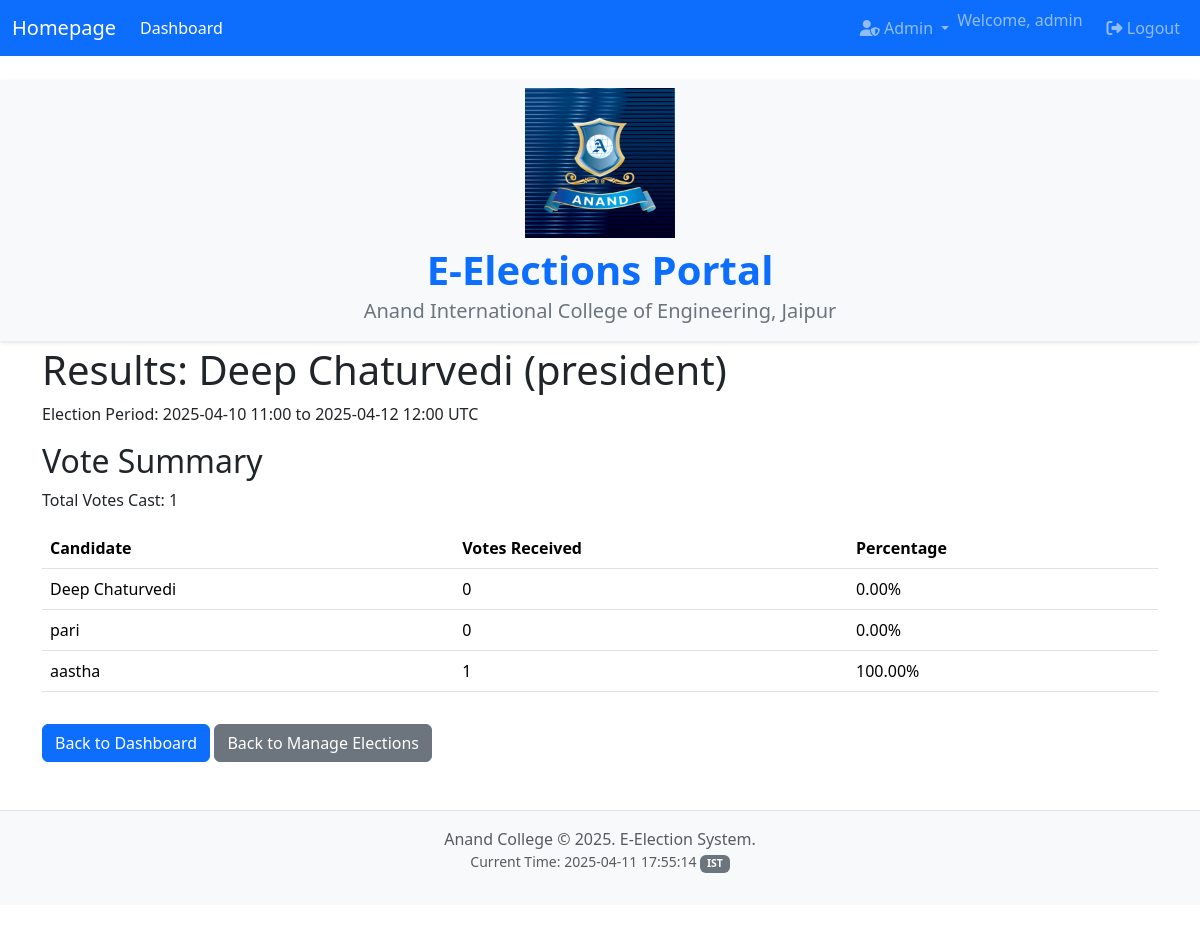
Screenshot of /results/1 (signed in) with the database file from the repository.
### models.py (models this page shows, shortened)
class User(UserMixin, db.Model):
    id = db.Column(db.String(50), primary_key=True)
    password_hash = db.Column(db.String(256))
    is_admin = db.Column(db.Boolean, default=False)
    has_voted = db.Column(db.Boolean, default=False)

class Election(db.Model):
    id = db.Column(db.Integer, primary_key=True)
    name = db.Column(db.String(100), nullable=False)
    position = db.Column(db.String(100), nullable=False)
    start_time = db.Column(db.DateTime, default=lambda: datetime.datetime.now(datetime.timezone.utc))
    end_time = db.Column(db.DateTime)
    is_active = db.Column(db.Boolean, default=True)

class Candidate(db.Model):
    id = db.Column(db.Integer, primary_key=True)
    name = db.Column(db.String(100), nullable=False)
    election_id = db.Column(db.Integer, db.ForeignKey('election.id'), nullable=False)
    election = db.relationship('Election', backref=db.backref('candidates', lazy=True))

### app.py (the view)
@app.route('/results/<int:election_id>')
def results(election_id):
    election = Election.query.get_or_404(election_id)
    ist_tz = pytz.timezone('Asia/Kolkata')
    now = datetime.datetime.now(ist_tz)
    end_time = election.end_time
    if end_time and not end_time.tzinfo:
        end_time = end_time.replace(tzinfo=ist_tz)
    if end_time and end_time > now and election.is_active and not (current_user.is_authenticated and current_user.is_admin):
        flash('Results are not available until the election has ended.', 'info')
        return redirect(url_for('index'))
    candidates = Candidate.query.filter_by(election_id=election_id).all()
    results = {}
    total_votes = 0
    for candidate in candidates:
        vote_count = Vote.query.filter_by(election_id=election_id, candidate_id=candidate.id).count()
        results[candidate.id] = {
            'name': candidate.name,
            'votes': vote_count
        }
        total_votes += vote_count
    for candidate_id in results:
        if total_votes > 0:
            results[candidate_id]['percentage'] = (results[candidate_id]['votes'] / total_votes) * 100
        else:
            results[candidate_id]['percentage'] = 0
    return render_template('results.html',
                          title=f'Results: {election.name}',
                          election=election,
                          results=results,
                          total_votes=total_votes)

### app.py (called while the page is built)
@login_manager.user_loader
def load_user(user_id):
    return User.query.get(user_id)

@app.context_processor
def inject_now():
    kolkata_tz = pytz.timezone('Asia/Kolkata')
    now_time = datetime.datetime.now(kolkata_tz)
    return {'now': now_time}

### templates/results.html
{% extends "base.html" %}
{% block content %}
    <h1>Results: {{ election.name }} ({{ election.position }})</h1>
    <p>Election Period: {{ election.start_time.strftime('%Y-%m-%d %H:%M') }} to {{ election.end_time.strftime('%Y-%m-%d %H:%M') }} UTC</p>
    {% if results %}
        <h2>Vote Summary</h2>
        <p>Total Votes Cast: {{ total_votes }}</p>
        <table class="table">
            <thead>
                <tr>
                    <th>Candidate</th>
                    <th>Votes Received</th>
                    <th>Percentage</th>
                </tr>
            </thead>
            <tbody>
                {% for candidate_id, data in results.items() %}
                <tr>
                    <td>{{ data.name }}</td>
                    <td>{{ data.votes }}</td>
                    <td>
                        {% if total_votes > 0 %}
                            {{ "%.2f"|format(data.percentage) }}%
                        {% else %}
                            N/A
                        {% endif %}
                    </td>
                </tr>
                {% endfor %}
            </tbody>
        </table>
    {% else %}
        <p>No votes were cast in this election, or results are not yet available.</p>
    {% endif %}
    <a href="{{ url_for('index') }}" class="btn btn-primary mt-3">Back to Dashboard</a>
    {% if current_user.is_admin %}
         <a href="{{ url_for('manage_elections') }}" class="btn btn-secondary mt-3">Back to Manage Elections</a>
    {% endif %}
{% endblock %}

### templates/base.html (shortened to what this page needs)
<!doctype html>
<html lang="en">
<head>
  <link href="https://cdn.jsdelivr.net/npm/bootstrap@5.3.3/dist/css/bootstrap.min.css" rel="stylesheet">
  <link rel="stylesheet" href="https://cdnjs.cloudflare.com/ajax/libs/font-awesome/6.5.1/css/all.min.css" />
  <link rel="stylesheet" href="{{ url_for('static', filename='css/style.css') }}">
</head>
<body>
  <nav class="navbar navbar-expand-lg navbar-dark bg-primary mb-4">
    <div class="container-fluid">
      <a class="navbar-brand" href="{{ url_for('index') }}">Homepage</a>
      <div class="collapse navbar-collapse" id="navbarNav">
        <ul class="navbar-nav me-auto mb-2 mb-lg-0">
          {% if current_user.is_authenticated %}
            <li class="nav-item">
              <a class="nav-link active" aria-current="page" href="{{ url_for('index') }}">Dashboard</a>
            </li>
          {% endif %}
        </ul>
        <ul class="navbar-nav ms-auto mb-2 mb-lg-0">
           {% if current_user.is_authenticated %}
              {% if current_user.is_admin %}
               <li class="nav-item dropdown">
                  <a class="nav-link dropdown-toggle" href="#" id="adminDropdown" role="button" data-bs-toggle="dropdown" aria-expanded="false">
                    <i class="fas fa-user-shield"></i> Admin
                  </a>
                </li>
              {% endif %}
              <li class="nav-item">
                 <span class="navbar-text me-3">
                   Welcome, {{ current_user.id }}
                 </span>
              </li>
              <li class="nav-item">
                <a class="nav-link" href="{{ url_for('logout') }}"><i class="fas fa-sign-out-alt"></i> Logout</a>
              </li>
           {% endif %}
        </ul>
      </div>
    </div>
  </nav>
  <div class="text-center py-2 college-logo-header">
    <img src="{{ url_for('static', filename='images/anand.jpg') }}" alt="Anand College Logo" height="150">
    <h1 class="mt-2 college-title">E-Elections Portal</h1>
    <h5 class="college-subtitle">Anand International College of Engineering, Jaipur</h5>
  </div>
  <main class="container">
    {% block content %}
    {% endblock %}
  </main>
  <footer class="mt-5 py-3 bg-light text-center">
      <div class="container">
          <span class="text-muted">Anand College &copy; {{ now.year if now else 2025 }}. E-Election System.</span>
          <p class="text-muted small">Current Time: {{ now.strftime('%Y-%m-%d %H:%M:%S') if now else 'N/A' }} <span class="badge bg-secondary">{{ now.tzname() if now else 'UTC' }}</span></p>
      </div>
  </footer>
</body>
</html>

### static/css/style.css (style rules this page uses)
body { padding-bottom: 20px; }
.college-logo-header { background-color: #f8f9fa; padding: 15px 0; box-shadow: 0 2px 4px rgba(0,0,0,0.1); margin-bottom: 5px; }
.college-title { font-size: 2.5rem; font-weight: bold; color: #0d6efd; margin-top: 10px; margin-bottom: 5px; }
.college-subtitle { color: #6c757d; font-weight: normal; margin-bottom: 10px; }
footer { margin-top: 50px; padding: 20px 0; border-top: 1px solid #e5e5e5; }

### rows the page displays
User: id "admin"
Election: name "Deep Chaturvedi", position "president", start_time "2025-04-10 11:00", end_time "2025-04-12 12:00"
Candidate: name "Deep Chaturvedi"
Candidate: name "pari"
Candidate: name "aastha"

### other values shown
{{ total_votes }} "1"
{{ data.votes }} "0" "0" "1"
{{ "%.2f"|format(data.percentage) }} "0.00" "0.00" "100.00"
